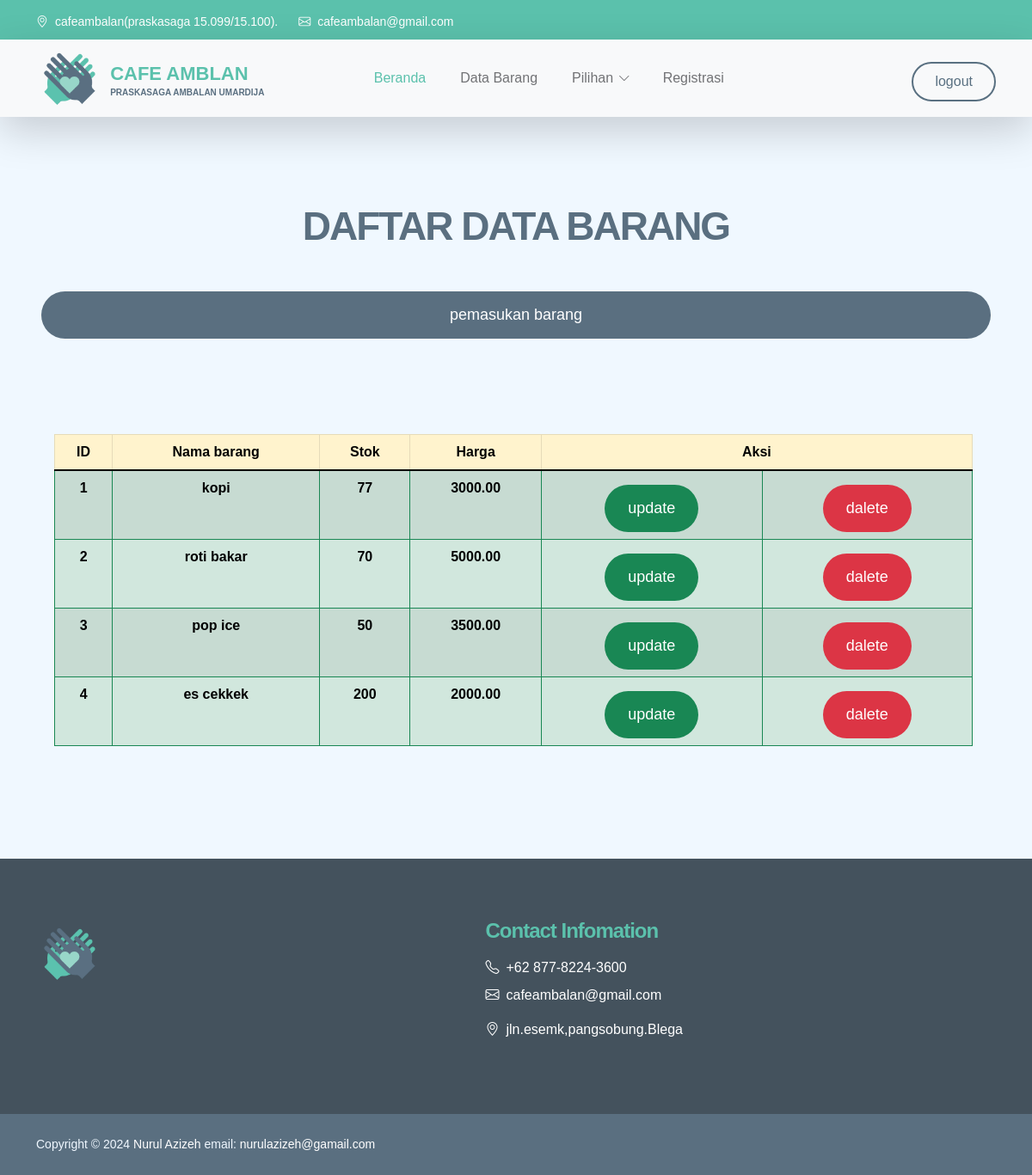
The page /administrator/pendataan_select.php (signed in) on the database its author committed.
### tables this page shows
CREATE TABLE `tb_barang` (
  `id_barang` int(11) NOT NULL,
  `nama_barang` varchar(255) NOT NULL,
  `stok_barang` int(11) NOT NULL,
  `harga_barang` decimal(10,2) NOT NULL
);

### administrator/pendataan_select.php (the view, shortened to what this page needs)
<?php
    include('header.php');
    include('inavbar.php');
    ?>
    <section class="section-padding section-bg" id="section_2">
<div class="col-lg-10 col-12 text-center mx-auto">
            <h2 class="mb-5">DAFTAR DATA BARANG </h2>
        </div>
        <a href="pendataan_insert_v.php" class="nav-link smoothscroll custom-btn  btn m-5 ">pemasukan barang</a>
        <div class="row ">
            <div class=" col-md-11 col-md-1 m-5 mb-lg-11 mb-md-0">
            <div class="featured-block d-flex justify-content-center align-items-center">
                    <table class="table table-bordered border-success table-success table-striped ">
                        <thead class="table-warning">
                            <th style="text-align: center;">ID</th>
                            <th style="text-align: center;">Nama barang</th>
                            <th style="text-align: center;">Stok</th>
                            <th style="text-align: center;">Harga</th>
                            <th colspan="2" style="text-align: center;">Aksi</th>
                        </thead>
                        <tbody class="table-group-divider">
                                    <?php
                                    include('../config.php');
                                    $sql = mysqli_query($koneksi, "SELECT * FROM tb_barang");
                                    foreach($sql as $barang){
                                    ?>
                            <tr>
                                <th><?= $barang['id_barang'] ?></th>
                                <th><?= $barang['nama_barang'] ?></th>
                                <th><?= $barang['stok_barang'] ?></th>
                                <th><?= $barang['harga_barang'] ?></th>
                                <th><a href="pendataan_update_v.php?id_barang=<?= $barang['id_barang']?>"  class="custom-btn btn  text-bg-success mt-2">update</a></td>
                                <th><a href="pendataan_delete.php?id_barang=<?= $barang['id_barang']?>" onclick="return confirm('apakah anda yakin mau delete?');"  class="custom-btn btn  text-bg-danger mt-2">dalete</a></td>
                            </tr>
                                        <?php } ?>
                        </tbody>
                    </table>
            </div>
        </div>
        </section>
<?php
include('footer.php');
?>

### administrator/header.php (shortened to what this page needs)
<!doctype html>
<html lang="en">
    <head>
        <link href="../css/bootstrap.min.css" rel="stylesheet">
        <link href="../css/bootstrap-icons.css" rel="stylesheet">
        <link href="../css/templatemo-kind-heart-charity.css" rel="stylesheet">
    </head>
    <body id="section_1">
        <header class="site-header">
            <div class="container">
                <div class="row">
                    <div class="col-lg-8 col-12 d-flex flex-wrap">
                        <p class="d-flex me-4 mb-0">
                            <i class="bi-geo-alt me-2"></i>
                            cafeambalan(praskasaga 15.099/15.100).
                        </p>
                        <p class="d-flex mb-0">
                            <i class="bi-envelope me-2"></i>
                            <a href="mailto:info@company.com">
                                cafeambalan@gmail.com
                            </a>
                        </p>
                    </div>
                </div>
            </div>
        </header>

### administrator/inavbar.php (shortened to what this page needs)
<nav class="navbar navbar-expand-lg bg-light shadow-lg">
            <div class="container">
                <a class="navbar-brand" >
                    <img src="../images/logo.png" class="logo img-fluid" alt="Kind Heart Charity">
                    <span>
                        CAFE AMBLAN
                        <small>Praskasaga Ambalan Umardija</small>
                    </span>
                </a>
                <div class="collapse navbar-collapse" id="navbarNav">
                    <ul class="navbar-nav mx-auto">
                        <li class="nav-item">
                            <a class="nav-link" href="index.php">Beranda</a>
                        </li>
                        <li class="nav-item">
                            <a class="nav-link" href="pendataan_select.php">Data Barang</a>
                        </li>
                        <li class="nav-item dropdown">
                            <a class="nav-link  dropdown-toggle" href="#section_5" id="navbarLightDropdownMenuLink" role="button" data-bs-toggle="dropdown" aria-expanded="false">Pilihan</a>
                        </li>
                        <li class="nav-item">
                            <a class="nav-link" href="registrasi_select.php">Registrasi</a>
                        </li>
                    </ul>
                    <ul class="navbar-nav ms-auto">
                    <li class="nav-item ms-3 ">
                            <a class="nav-link custom-btn custom-border-btn btn" href="logout.php">logout</a>
                        </li>
                    </ul>
                </div>
            </div>
        </nav>

### administrator/footer.php (shortened to what this page needs)
<footer class="site-footer">
            <div class="container">
                <div class="row">
                    <div class="col-lg-3 col-12 mb-4">
                        <img src="../images/logo.png" class="logo img-fluid" alt="">
                    </div>
                    <div class="col-lg-4 col-md-6 col-12 mx-auto">
                        <h5 class="site-footer-title mb-3">Contact Infomation</h5>
                        <p class="text-white d-flex mb-2">
                            <i class="bi-telephone me-2"></i>
                            <a href="tel: +62 877-8224-3600" class="site-footer-link">
                            +62 877-8224-3600
                            </a>
                        </p>
                        <p class="text-white d-flex">
                            <i class="bi-envelope me-2"></i>
                            <a href="mailto:info@company.com" class="site-footer-link">
                                cafeambalan@gmail.com
                            </a>
                        </p>
                        <p class="text-white d-flex mt-3">
                            <i class="bi-geo-alt me-2"></i>
                            jln.esemk,pangsobung.Blega
                        </p>
                    </div>
                </div>
            </div>
<div class="site-footer-bottom">
                <div class="container">
                    <div class="row">
                        <div class="col-lg-6 col-md-7 col-12">
                            <p class="copyright-text mb-0">Copyright © 2024 <a href="#">Nurul Azizeh</a>
                        	email: <a href="https://templatemo.com" target="_blank">nurulazizeh@gamail.com</a></p>
                        </div>
                    </div>
                </div>
            </div>
        </footer>
    </body>
</html>

### css/templatemo-kind-heart-charity.css (style rules this page uses)
:root { --white-color: #ffffff; --primary-color: #5bc1ac; --secondary-color: #5a6f80; --section-bg-color: #f0f8ff; --site-footer-bg-color: #44525d; --custom-btn-bg-color: #597081; --custom-btn-bg-hover-color: #5bc1ac; --dark-color: #000000; --p-color: #717275; --border-color: #e9eaeb; --body-font-family: 'Metropolis', sans-serif; --h1-font-size: 52px; --h2-font-size: 46px; --h3-font-size: 32px; --h4-font-size: 28px; --h5-font-size: 24px; --h6-font-size: 22px; --p-font-size: 16px; --btn-font-size: 18px; --copyright-font-size: 14px; --border-radius-large: 100px; --border-radius-medium: 20px; --border-radius-small: 10px; --font-weight-light: 300; --font-weight-normal: 400; --font-weight-semibold: 600; --font-weight-bold: 700; }
body { background-color: var(--white-color); font-family: var(--body-font-family); }
h2, h3, h4, h5, h6 { color: var(--dark-color); }
h1, h2, h3, h4, h5, h6 { font-weight: var(--font-weight-semibold); letter-spacing: -1px; }
h2 { color: var(--secondary-color); font-size: var(--h2-font-size); letter-spacing: -2px; }
h5 { color: var(--primary-color); font-size: var(--h5-font-size); }
p { color: var(--p-color); font-size: var(--p-font-size); font-weight: var(--font-weight-light); }
ul li { color: var(--p-color); font-size: var(--p-font-size); font-weight: var(--font-weight-normal); }
a, button { touch-action: manipulation; transition: all 0.3s; }
a { color: var(--p-color); text-decoration: none; }
.section-padding { padding-top: 100px; padding-bottom: 100px; }
.section-bg { background-color: var(--section-bg-color); }
.custom-btn { background: var(--secondary-color); border: 2px solid transparent; border-radius: var(--border-radius-large); color: var(--white-color); font-size: var(--btn-font-size); font-weight: var(--font-weight-normal); line-height: normal; padding: 15px 25px; }
.navbar-expand-lg .navbar-nav .nav-link.custom-btn { color: var(--custom-btn-bg-color); margin-top: 8px; padding: 12px 25px; }
.custom-border-btn { background: transparent; border: 2px solid var(--custom-btn-bg-color); color: var(--primary-color); }
.navbar { background: var(--white-color); z-index: 9; padding-top: 0; padding-bottom: 0; }
.navbar-brand { color: var(--primary-color); font-size: var(--h6-font-size); font-weight: var(--font-weight-bold); }
.navbar-brand span { display: inline-block; vertical-align: middle; }
.navbar-brand small { color: var(--secondary-color); display: block; font-size: 10px; line-height: normal; text-transform: uppercase; }
.logo { width: 80px; height: auto; }
.navbar-expand-lg .navbar-nav .nav-link { margin-right: 0; margin-left: 0; padding: 20px; }
.navbar-nav .nav-link { display: inline-block; color: var(--p-color); font-size: var(--p-font-size); font-weight: var(--font-weight-medium); position: relative; padding-top: 15px; padding-bottom: 15px; }
.navbar-nav .nav-link.active, .navbar-nav .nav-link:hover { background: transparent; color: var(--primary-color); }
.dropdown-toggle::after { content: "\f282"; display: inline-block; font-family: bootstrap-icons !important; font-size: var(--copyright-font-size); font-style: normal; font-weight: normal !important; font-variant: normal; text-transform: none; line-height: 1; vertical-align: -.125em; -webkit-font-smoothing: antialiased; -moz-osx-font-smoothing: grayscale; position: relative; left: 2px; border: 0; }
.site-header { background: var(--primary-color); padding-top: 15px; padding-bottom: 10px; }
.site-header p, .site-header p a, .site-header .social-icon-link { color: var(--white-color); font-size: var(--copyright-font-size); }
.featured-block { text-align: center; transition: all 0.5s ease; min-height: 256px; padding: 15px; }
.site-footer { background-color: var(--site-footer-bg-color); padding-top: 70px; }
.site-footer-bottom { background-color: var(--secondary-color); position: relative; z-index: 2; margin-top: 70px; padding-top: 25px; padding-bottom: 25px; }
.site-footer-bottom a { color: var(--white-color); }
.site-footer-link { color: var(--white-color); }
.copyright-text { color: var(--section-bg-color); font-size: var(--copyright-font-size); margin-right: 30px; }

### rows shown on the page
tb_barang: id_barang "1", nama_barang "kopi", stok_barang "77", harga_barang "3000.00"
tb_barang: id_barang "2", nama_barang "roti bakar", stok_barang "70", harga_barang "5000.00"
tb_barang: id_barang "3", nama_barang "pop ice", stok_barang "50", harga_barang "3500.00"
tb_barang: id_barang "4", nama_barang "es cekkek", stok_barang "200", harga_barang "2000.00"
